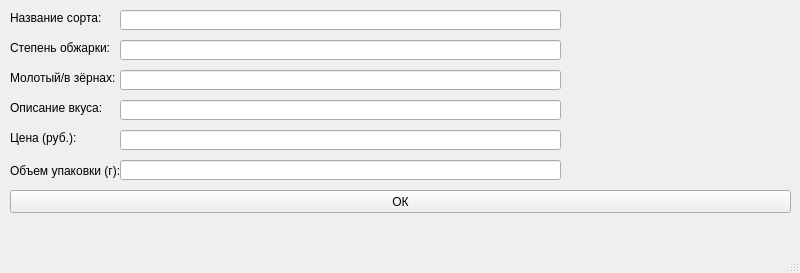
<?xml version="1.0" encoding="UTF-8"?>
<ui version="4.0">
 <class>MainWindow</class>
 <widget class="QMainWindow" name="MainWindow">
  <property name="geometry">
   <rect>
    <x>0</x>
    <y>0</y>
    <width>800</width>
    <height>273</height>
   </rect>
  </property>
  <property name="windowTitle">
   <string>MainWindow</string>
  </property>
  <widget class="QWidget" name="centralwidget">
   <widget class="QLabel" name="label">
    <property name="geometry">
     <rect>
      <x>10</x>
      <y>10</y>
      <width>221</width>
      <height>16</height>
     </rect>
    </property>
    <property name="text">
     <string>Название сорта:</string>
    </property>
   </widget>
   <widget class="QLabel" name="label_2">
    <property name="geometry">
     <rect>
      <x>10</x>
      <y>40</y>
      <width>111</width>
      <height>16</height>
     </rect>
    </property>
    <property name="text">
     <string>Степень обжарки:</string>
    </property>
   </widget>
   <widget class="QLabel" name="label_3">
    <property name="geometry">
     <rect>
      <x>10</x>
      <y>70</y>
      <width>111</width>
      <height>16</height>
     </rect>
    </property>
    <property name="text">
     <string>Молотый/в зёрнах:</string>
    </property>
   </widget>
   <widget class="QLabel" name="label_4">
    <property name="geometry">
     <rect>
      <x>10</x>
      <y>100</y>
      <width>101</width>
      <height>16</height>
     </rect>
    </property>
    <property name="text">
     <string>Описание вкуса:</string>
    </property>
   </widget>
   <widget class="QLabel" name="label_5">
    <property name="geometry">
     <rect>
      <x>10</x>
      <y>130</y>
      <width>91</width>
      <height>16</height>
     </rect>
    </property>
    <property name="text">
     <string>Цена (руб.):</string>
    </property>
   </widget>
   <widget class="QLabel" name="label_6">
    <property name="geometry">
     <rect>
      <x>10</x>
      <y>160</y>
      <width>111</width>
      <height>21</height>
     </rect>
    </property>
    <property name="text">
     <string>Объем упаковки (г):</string>
    </property>
   </widget>
   <widget class="QPushButton" name="pushButton">
    <property name="geometry">
     <rect>
      <x>10</x>
      <y>190</y>
      <width>781</width>
      <height>23</height>
     </rect>
    </property>
    <property name="text">
     <string>ОК</string>
    </property>
   </widget>
   <widget class="QLineEdit" name="lineEdit">
    <property name="geometry">
     <rect>
      <x>120</x>
      <y>10</y>
      <width>441</width>
      <height>20</height>
     </rect>
    </property>
   </widget>
   <widget class="QLineEdit" name="lineEdit_2">
    <property name="geometry">
     <rect>
      <x>120</x>
      <y>40</y>
      <width>441</width>
      <height>20</height>
     </rect>
    </property>
   </widget>
   <widget class="QLineEdit" name="lineEdit_3">
    <property name="geometry">
     <rect>
      <x>120</x>
      <y>70</y>
      <width>441</width>
      <height>20</height>
     </rect>
    </property>
   </widget>
   <widget class="QLineEdit" name="lineEdit_4">
    <property name="geometry">
     <rect>
      <x>120</x>
      <y>100</y>
      <width>441</width>
      <height>20</height>
     </rect>
    </property>
   </widget>
   <widget class="QLineEdit" name="lineEdit_5">
    <property name="geometry">
     <rect>
      <x>120</x>
      <y>130</y>
      <width>441</width>
      <height>20</height>
     </rect>
    </property>
   </widget>
   <widget class="QLineEdit" name="lineEdit_6">
    <property name="geometry">
     <rect>
      <x>120</x>
      <y>160</y>
      <width>441</width>
      <height>20</height>
     </rect>
    </property>
   </widget>
  </widget>
  <widget class="QMenuBar" name="menubar">
   <property name="geometry">
    <rect>
     <x>0</x>
     <y>0</y>
     <width>800</width>
     <height>21</height>
    </rect>
   </property>
  </widget>
  <widget class="QStatusBar" name="statusbar"/>
 </widget>
 <resources/>
 <connections/>
</ui>
